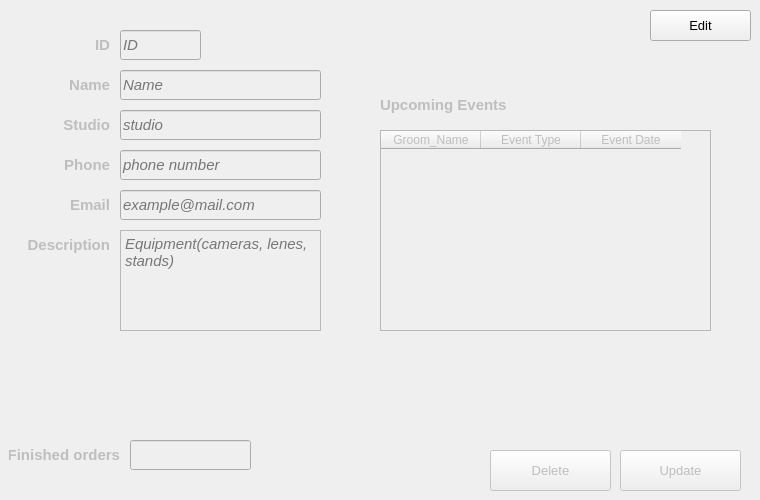
      <widget class="QWidget" name="photographers_sub_tab">
       <attribute name="title">
        <string>edit_photographers</string>
       </attribute>
       <widget class="QLineEdit" name="lineEdit_47">
        <property name="enabled">
         <bool>false</bool>
        </property>
        <property name="geometry">
         <rect>
          <x>120</x>
          <y>30</y>
          <width>81</width>
          <height>30</height>
         </rect>
        </property>
        <property name="font">
         <font>
          <pointsize>11</pointsize>
          <italic>true</italic>
         </font>
        </property>
        <property name="placeholderText">
         <string>ID</string>
        </property>
       </widget>
       <widget class="QTextEdit" name="textEdit_5">
        <property name="enabled">
         <bool>false</bool>
        </property>
        <property name="geometry">
         <rect>
          <x>120</x>
          <y>230</y>
          <width>201</width>
          <height>101</height>
         </rect>
        </property>
        <property name="font">
         <font>
          <pointsize>11</pointsize>
          <italic>true</italic>
         </font>
        </property>
        <property name="placeholderText">
         <string>Equipment(cameras, lenes, stands)</string>
        </property>
       </widget>
       <widget class="QPushButton" name="pushButton_53">
        <property name="enabled">
         <bool>false</bool>
        </property>
        <property name="geometry">
         <rect>
          <x>490</x>
          <y>450</y>
          <width>121</width>
          <height>41</height>
         </rect>
        </property>
        <property name="font">
         <font>
          <family>Segoe UI</family>
          <pointsize>10</pointsize>
          <weight>50</weight>
          <italic>false</italic>
          <bold>false</bold>
         </font>
        </property>
        <property name="text">
         <string>Delete</string>
        </property>
       </widget>
       <widget class="QLineEdit" name="lineEdit_54">
        <property name="enabled">
         <bool>false</bool>
        </property>
        <property name="geometry">
         <rect>
          <x>120</x>
          <y>70</y>
          <width>201</width>
          <height>30</height>
         </rect>
        </property>
        <property name="font">
         <font>
          <family>Segoe UI</family>
          <pointsize>11</pointsize>
          <italic>true</italic>
         </font>
        </property>
        <property name="placeholderText">
         <string>Name</string>
        </property>
       </widget>
       <widget class="QLabel" name="label_136">
        <property name="enabled">
         <bool>false</bool>
        </property>
        <property name="geometry">
         <rect>
          <x>20</x>
          <y>30</y>
          <width>90</width>
          <height>30</height>
         </rect>
        </property>
        <property name="font">
         <font>
          <family>Segoe UI</family>
          <pointsize>11</pointsize>
          <weight>75</weight>
          <bold>true</bold>
         </font>
        </property>
        <property name="text">
         <string>ID</string>
        </property>
        <property name="alignment">
         <set>Qt::AlignRight|Qt::AlignTrailing|Qt::AlignVCenter</set>
        </property>
       </widget>
       <widget class="QLabel" name="label_73">
        <property name="enabled">
         <bool>false</bool>
        </property>
        <property name="geometry">
         <rect>
          <x>20</x>
          <y>110</y>
          <width>90</width>
          <height>30</height>
         </rect>
        </property>
        <property name="font">
         <font>
          <family>Segoe UI</family>
          <pointsize>11</pointsize>
          <weight>75</weight>
          <bold>true</bold>
         </font>
        </property>
        <property name="text">
         <string>Studio</string>
        </property>
        <property name="alignment">
         <set>Qt::AlignRight|Qt::AlignTrailing|Qt::AlignVCenter</set>
        </property>
       </widget>
       <widget class="QLabel" name="label_76">
        <property name="enabled">
         <bool>false</bool>
        </property>
        <property name="geometry">
         <rect>
          <x>20</x>
          <y>230</y>
          <width>90</width>
          <height>30</height>
         </rect>
        </property>
        <property name="font">
         <font>
          <family>Segoe UI</family>
          <pointsize>11</pointsize>
          <weight>75</weight>
          <bold>true</bold>
         </font>
        </property>
        <property name="text">
         <string>Description</string>
        </property>
        <property name="alignment">
         <set>Qt::AlignRight|Qt::AlignTrailing|Qt::AlignVCenter</set>
        </property>
       </widget>
       <widget class="QLineEdit" name="lineEdit_64">
        <property name="enabled">
         <bool>false</bool>
        </property>
        <property name="geometry">
         <rect>
          <x>120</x>
          <y>150</y>
          <width>201</width>
          <height>30</height>
         </rect>
        </property>
        <property name="font">
         <font>
          <family>Segoe UI</family>
          <pointsize>11</pointsize>
          <italic>true</italic>
         </font>
        </property>
        <property name="placeholderText">
         <string>phone number</string>
        </property>
       </widget>
       <widget class="QLabel" name="label_75">
        <property name="enabled">
         <bool>false</bool>
        </property>
        <property name="geometry">
         <rect>
          <x>20</x>
          <y>190</y>
          <width>90</width>
          <height>30</height>
         </rect>
        </property>
        <property name="font">
         <font>
          <family>Segoe UI</family>
          <pointsize>11</pointsize>
          <weight>75</weight>
          <bold>true</bold>
         </font>
        </property>
        <property name="text">
         <string>Email</string>
        </property>
        <property name="alignment">
         <set>Qt::AlignRight|Qt::AlignTrailing|Qt::AlignVCenter</set>
        </property>
       </widget>
       <widget class="QLineEdit" name="lineEdit_65">
        <property name="enabled">
         <bool>false</bool>
        </property>
        <property name="geometry">
         <rect>
          <x>120</x>
          <y>190</y>
          <width>201</width>
          <height>30</height>
         </rect>
        </property>
        <property name="font">
         <font>
          <family>Segoe UI</family>
          <pointsize>11</pointsize>
          <italic>true</italic>
         </font>
        </property>
        <property name="placeholderText">
         <string>example@mail.com</string>
        </property>
       </widget>
       <widget class="QLabel" name="label_74">
        <property name="enabled">
         <bool>false</bool>
        </property>
        <property name="geometry">
         <rect>
          <x>20</x>
          <y>70</y>
          <width>90</width>
          <height>30</height>
         </rect>
        </property>
        <property name="font">
         <font>
          <family>Segoe UI</family>
          <pointsize>11</pointsize>
          <weight>75</weight>
          <bold>true</bold>
         </font>
        </property>
        <property name="text">
         <string>Name</string>
        </property>
        <property name="alignment">
         <set>Qt::AlignRight|Qt::AlignTrailing|Qt::AlignVCenter</set>
        </property>
       </widget>
       <widget class="QLabel" name="label_71">
        <property name="enabled">
         <bool>false</bool>
        </property>
        <property name="geometry">
         <rect>
          <x>20</x>
          <y>150</y>
          <width>90</width>
          <height>30</height>
         </rect>
        </property>
        <property name="font">
         <font>
          <family>Segoe UI</family>
          <pointsize>11</pointsize>
          <weight>75</weight>
          <bold>true</bold>
         </font>
        </property>
        <property name="text">
         <string>Phone</string>
        </property>
        <property name="alignment">
         <set>Qt::AlignRight|Qt::AlignTrailing|Qt::AlignVCenter</set>
        </property>
       </widget>
       <widget class="QPushButton" name="pushButton_41">
        <property name="enabled">
         <bool>false</bool>
        </property>
        <property name="geometry">
         <rect>
          <x>620</x>
          <y>450</y>
          <width>121</width>
          <height>41</height>
         </rect>
        </property>
        <property name="font">
         <font>
          <family>Segoe UI</family>
          <pointsize>10</pointsize>
          <weight>50</weight>
          <italic>false</italic>
          <bold>false</bold>
         </font>
        </property>
        <property name="text">
         <string>Update</string>
        </property>
       </widget>
       <widget class="QLineEdit" name="lineEdit_56">
        <property name="enabled">
         <bool>false</bool>
        </property>
        <property name="geometry">
         <rect>
          <x>120</x>
          <y>110</y>
          <width>201</width>
          <height>30</height>
         </rect>
        </property>
        <property name="font">
         <font>
          <family>Segoe UI</family>
          <pointsize>11</pointsize>
          <italic>true</italic>
         </font>
        </property>
        <property name="placeholderText">
         <string>studio</string>
        </property>
       </widget>
       <widget class="QTableWidget" name="tableWidget_10">
        <property name="enabled">
         <bool>false</bool>
        </property>
        <property name="geometry">
         <rect>
          <x>380</x>
          <y>130</y>
          <width>331</width>
          <height>201</height>
         </rect>
        </property>
        <column>
         <property name="text">
          <string>Groom_Name</string>
         </property>
        </column>
        <column>
         <property name="text">
          <string>Event Type</string>
         </property>
        </column>
        <column>
         <property name="text">
          <string>Event Date</string>
         </property>
        </column>
       </widget>
       <widget class="QLineEdit" name="lineEdit_66">
        <property name="enabled">
         <bool>false</bool>
        </property>
        <property name="geometry">
         <rect>
          <x>130</x>
          <y>440</y>
          <width>121</width>
          <height>30</height>
         </rect>
        </property>
        <property name="font">
         <font>
          <family>Segoe UI</family>
          <pointsize>11</pointsize>
          <italic>true</italic>
         </font>
        </property>
        <property name="placeholderText">
         <string/>
        </property>
       </widget>
       <widget class="QLabel" name="label_91">
        <property name="enabled">
         <bool>false</bool>
        </property>
        <property name="geometry">
         <rect>
          <x>9</x>
          <y>440</y>
          <width>111</width>
          <height>30</height>
         </rect>
        </property>
        <property name="font">
         <font>
          <family>Segoe UI</family>
          <pointsize>11</pointsize>
          <weight>75</weight>
          <bold>true</bold>
         </font>
        </property>
        <property name="text">
         <string>Finished orders</string>
        </property>
        <property name="alignment">
         <set>Qt::AlignRight|Qt::AlignTrailing|Qt::AlignVCenter</set>
        </property>
       </widget>
       <widget class="QLabel" name="label_92">
        <property name="enabled">
         <bool>false</bool>
        </property>
        <property name="geometry">
         <rect>
          <x>380</x>
          <y>90</y>
          <width>171</width>
          <height>30</height>
         </rect>
        </property>
        <property name="font">
         <font>
          <family>Segoe UI</family>
          <pointsize>11</pointsize>
          <weight>75</weight>
          <bold>true</bold>
         </font>
        </property>
        <property name="text">
         <string>Upcoming Events</string>
        </property>
        <property name="alignment">
         <set>Qt::AlignLeading|Qt::AlignLeft|Qt::AlignVCenter</set>
        </property>
       </widget>
       <widget class="QPushButton" name="pushButton_59">
        <property name="geometry">
         <rect>
          <x>650</x>
          <y>10</y>
          <width>101</width>
          <height>31</height>
         </rect>
        </property>
        <property name="font">
         <font>
          <family>Segoe UI</family>
          <pointsize>10</pointsize>
         </font>
        </property>
        <property name="text">
         <string>Edit</string>
        </property>
       </widget>
      </widget>
